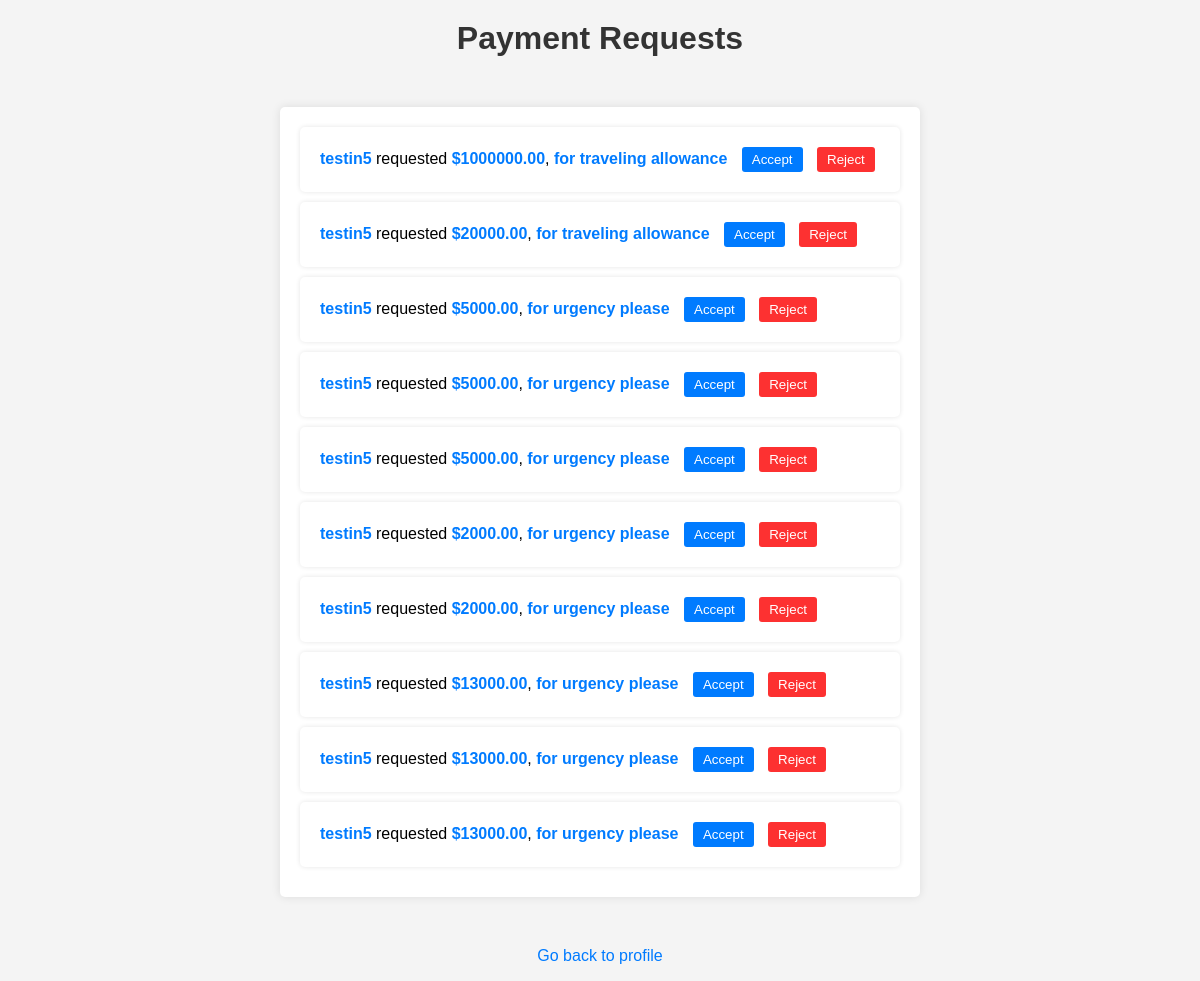
Screenshot of /view_payment_requests/ (signed in) with the database file from the repository.
### moneyApp/models.py (models this page shows, shortened)
class PaymentRequest(models.Model):
    requester = models.ForeignKey(CustomUser, on_delete=models.CASCADE, related_name='payment_requests_sent')
    recipient = models.ForeignKey(CustomUser, on_delete=models.CASCADE, related_name='payment_requests_received')
    amount = models.DecimalField(max_digits=10, decimal_places=2)
    description = models.CharField(max_length=100)
    is_accepted = models.BooleanField(default=False)
    created_at = models.DateTimeField(auto_now_add=True)

class CustomUser(AbstractUser):
    email = models.EmailField(unique=True)
    first_name = models.CharField(max_length=30, blank=True)
    last_name = models.CharField(max_length=30, blank=True)
    date_of_birth = models.DateField(null=True, blank=True)
    total_balance = models.DecimalField(max_digits=10, decimal_places=2, default=0.0)
    CURRENCY_CHOICES = [
            ('GBP', 'British Pound'),
            ('USD', 'US Dollar'),
            ('EUR', 'Euro'),
        ]
    currency = models.CharField(max_length=3, choices=CURRENCY_CHOICES, default='GBP')
    groups = models.ManyToManyField(Group, related_name="customuser_groups", blank=True, verbose_name=_("user group"))
    user_permissions = models.ManyToManyField(Permission, related_name="customuser_permissions", blank=True, verbose_name=_("user permission"))
    objects = CustomUserManager()
    class Meta:
        permissions = [("can_view_dashboard", "Can view dashboard")]

### moneyApp/views.py (the view)
# urls.py: path('view_payment_requests/', view_payment_requests, name='view_payment_requests'),
@login_required
def view_payment_requests(request):
    payment_requests = PaymentRequest.objects.filter(recipient=request.user).order_by('-id')
    return render(request, 'view_payment_requests.html', {'payment_requests': payment_requests})

### moneyApp/templates/view_payment_requests.html (shortened to what this page needs)
{% load static %}
<!DOCTYPE html>
<html lang="en">
<head>
</head>
<body>
    <h1>Payment Requests</h1>
    <ul>
        <div class="container">
            {% for payment_request in payment_requests %}
            <li>
            <strong>{{ payment_request.requester }}</strong> requested <strong>${{ payment_request.amount }}</strong>, <strong>{{ payment_request.description }}</strong>
            <form action="{% url 'accept_payment_request' payment_request.id %}" method="post">
                <button type="submit">Accept</button>
            </form>
            <form action="{% url 'reject_payment_request' payment_request.id %}" method="post">
                <button class="reject" type="submit">Reject</button>
            </form>
        </li>
        {% endfor %}
    </ul>
    <footer class="footer">
        <p><a href="{% url 'profile' %}" class="home-link">Go back to profile</a></p>
    </footer>
</body>
</html>

### moneyApp/templates/view_payment_requests.html (style rules this page uses)
body { font-family: Arial, sans-serif; margin: 0; padding: 0; background-color: #f4f4f4; }
.container { max-width: 600px; margin: 50px auto; background-color: #fff; padding: 20px; border-radius: 5px; box-shadow: 0 0 10px rgba(0, 0, 0, 0.1); }
h1 { text-align: center; margin-top: 20px; color: #333; }
ul { list-style-type: none; padding: 0; margin: 20px; }
li { background-color: #fff; margin-bottom: 10px; padding: 20px; border-radius: 5px; box-shadow: 0 0 5px rgba(0, 0, 0, 0.1); }
strong { color: #007bff; }
form { display: inline-block; }
button { background-color: #007bff; color: #fff; border: none; padding: 5px 10px; border-radius: 3px; cursor: pointer; margin-left: 10px; }
.reject { background-color: rgb(253, 49, 49); }
.footer { text-align: center; margin-top: 50px; }
.home-link { color: #007bff; text-decoration: none; }

### rows the page displays
PaymentRequest: requester "testin5", amount "1000000.00", description "for traveling allowance"
PaymentRequest: requester "testin5", amount "20000.00", description "for traveling allowance"
PaymentRequest: requester "testin5", amount "5000.00", description "for urgency please"
PaymentRequest: requester "testin5", amount "5000.00", description "for urgency please"
PaymentRequest: requester "testin5", amount "5000.00", description "for urgency please"
PaymentRequest: requester "testin5", amount "2000.00", description "for urgency please"
PaymentRequest: requester "testin5", amount "2000.00", description "for urgency please"
PaymentRequest: requester "testin5", amount "13000.00", description "for urgency please"
PaymentRequest: requester "testin5", amount "13000.00", description "for urgency please"
PaymentRequest: requester "testin5", amount "13000.00", description "for urgency please"
